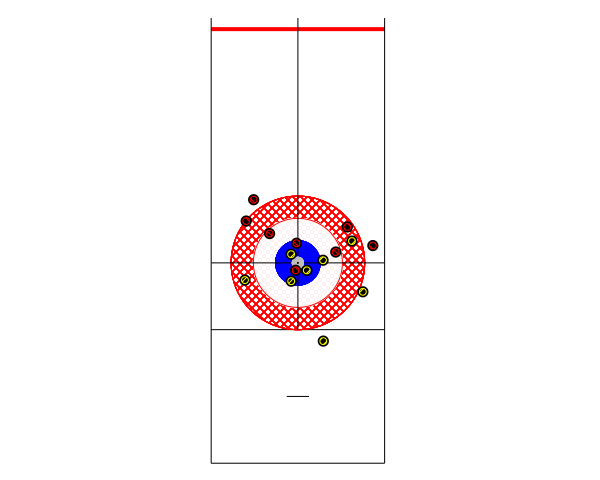

Write the gnuplot code that produced this figure.
set terminal svg dynamic font "Courier,12" linewidth 1 background "white"
set datafile sep '\t'
set output "curling.svg"

unset key
unset xtics
unset ytics
unset border

# Origin at pin, 1:1 ratio
set xrange [-20:20]
set yrange [-18:22]
set size square

set parametric
set trange [0:1]

# angle/distance order with angle in degrees (0 is due east, 90 is due north...) and distance from pin to center of stone (in feet)
$RED << EOD
16	3.53872834319479
141	5.97511606230271
134	3.65983079830079
36	5.48927955799126
94	1.77147051164867
253	0.692094640216335
13	6.91072140399425
125	6.92749717661407
EOD

$YELLOW << EOD
288	7.3888454061347
198	5.00041151282133
250	1.7506361269895
22	5.23668147011163
6	2.2713589431563
336	6.38780061026817
128	0.98987436787031
320	1.04340773977904
EOD

# stones have 11-inch diameter and smaller colored top
plot (-7-9.5/12.0),(t*40-18) with lines lc rgbcolor "black" lw 1 title "Boundary",\
	(7+9.5/12.0),(t*40-18) with lines lc rgbcolor "black" lw 1 title "Boundary",\
	(t*(15+7/12.0)-((15+7/12.0)/2.0)),(-18) with lines lc rgbcolor "black" lw 1 title "Boundary",\
	(t*(15+7/12.0)-((15+7/12.0)/2.0)),(-6) with lines lc rgbcolor "black" lw 1 title "Back Line",\
	(t*(15+7/12.0)-((15+7/12.0)/2.0)),(21) with lines lc rgbcolor "red" lw 4 dt 1 title "Hog Line",\
	$RED using (0):(0):(0) with circles fs pattern notitle,\
	"" using (0):(0):(6) with circles lc rgbcolor "red" fs pattern title "12-Foot Circle",\
	"" using (0):(0):(4) with circles lc rgbcolor "white" fs pattern title "8-Foot Circle",\
	"" using (0):(0):(2) with circles lc rgbcolor "blue" fs pattern title "4-Foot Circle",\
	(4*cos(t*2.0*pi)),(4*sin(t*2.0*pi)) with lines lc rgbcolor "red" lw 1 title "4-Foot Circle",\
	(0),(t*40-6) with lines lc rgbcolor "black" lw 1 title "Center Line",\
	(t*(15+7/12.0)-((15+7/12.0)/2.0)),(0) with lines lc rgbcolor "black" lw 1 title "Tee Line",\
	(t*2-1),(-12) with lines lc rgbcolor "black" lw 1 title "Hack",\
	$RED using (0):(0):(0.5) with circles lc rgbcolor "gray" fs solid title "Button",\
	"" using ($2*cos($1/180.0*pi)):($2*sin($1/180.0*pi)):(11.0/12.0/2.0) with circles fs solid fc rgbcolor "black" title "Red Stone",\
	"" using ($2*cos($1/180.0*pi)):($2*sin($1/180.0*pi)):(11.0/12.0/3.0) with circles fs pattern fc rgbcolor "red" title "Red Stone",\
	$YELLOW using ($2*cos($1/180.0*pi)):($2*sin($1/180.0*pi)):(11.0/12.0/2.0) with circles fs solid fc rgbcolor "black" title "Yellow Stone",\
	"" using ($2*cos($1/180.0*pi)):($2*sin($1/180.0*pi)):(11.0/12.0/3.0) with circles fs pattern fc rgbcolor "yellow" title "Yellow Stone"